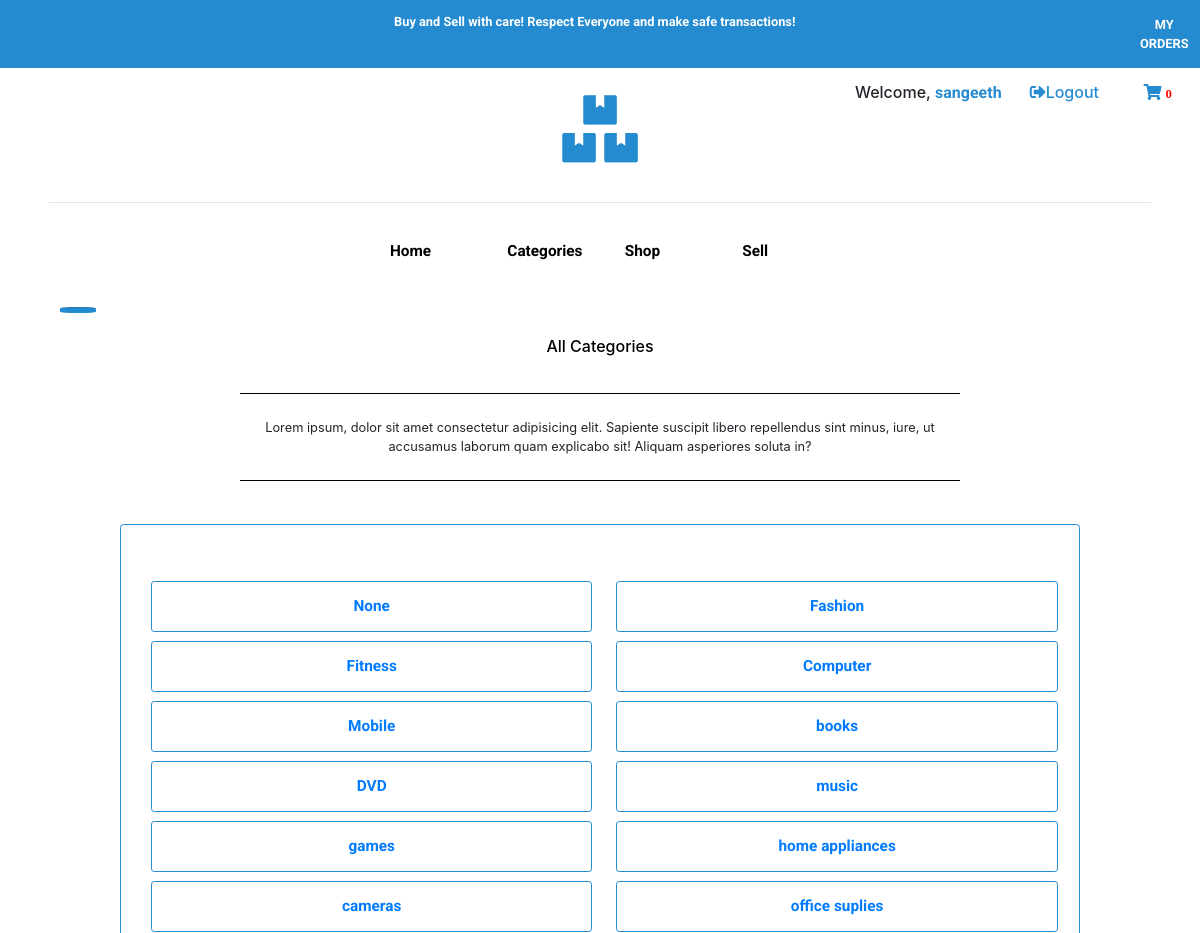
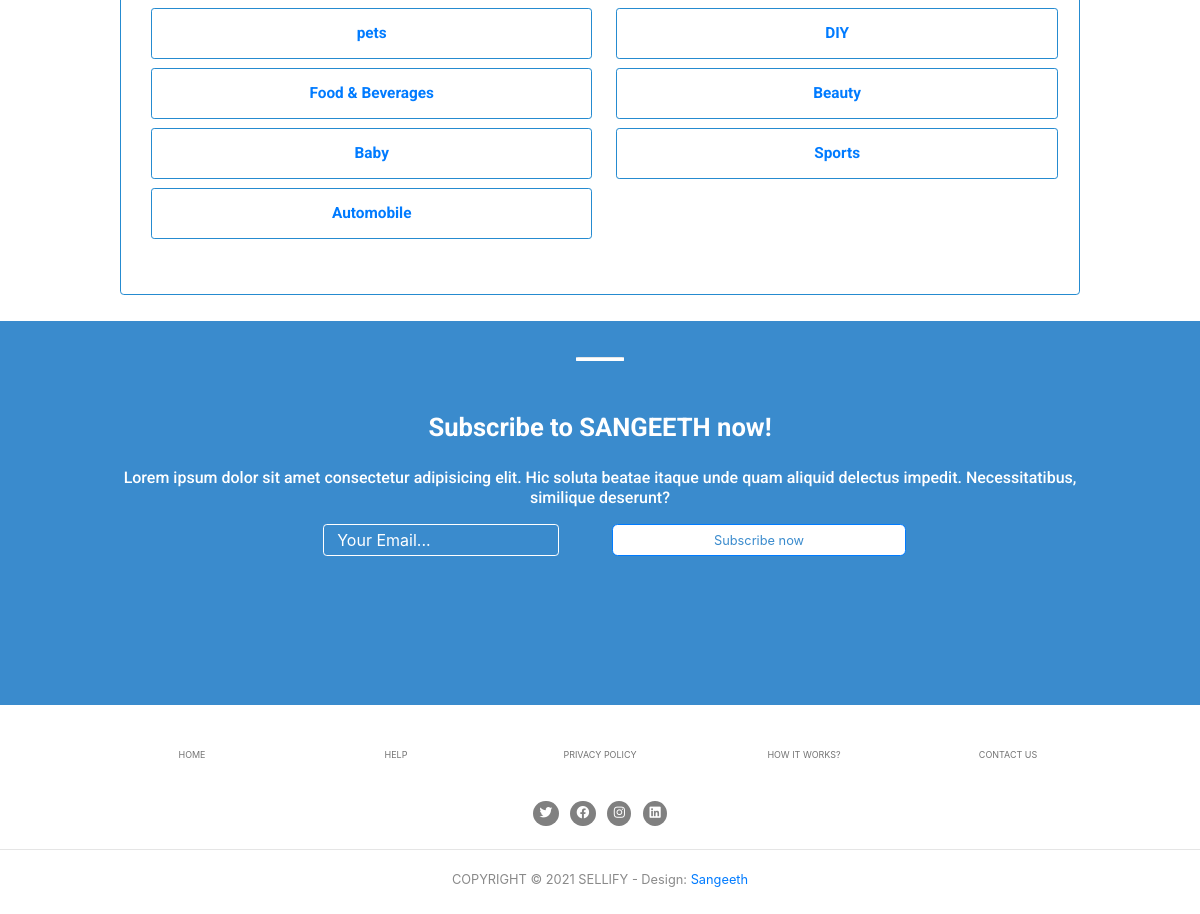
Page /categories/ (signed in) on the committed database (2 pictures, top to bottom).
### product/models.py (models this page shows, shortened)
class shop_categories(models.Model):
    id = models.AutoField(primary_key=True)
    category_name = models.CharField(max_length=50)

### homepage/views.py (the view)
# urls.py: path('categories/', views.categories , name = "categories"),
@login_required
def categories(request):
    categories = shop_categories.objects.all()
    context = {
        'categories' : categories
    }
    return render(request, 'landing/categories.html', context)

### cart/context_processors.py (called while the page is built)
def cart_count_context_processor(request):
    if request.user.is_authenticated:
        print('context processor main')
        cart_count = cart.objects.all().filter(cart_user = request.user, cart_status = "pending").count()
        return {'cart_count' : cart_count}
    else:
        print('context processor else')
        return {'cart_count' : 1}

### templates/landing/categories.html (shortened to what this page needs)
<!DOCTYPE html>
{% extends "base.html" %}
{% load static %}
{% block body %}
<br>
<div class="featured-title">
    <hr class="featured-hrline" >
    <div class="featured-header">
        <h5>All Categories </h5>
    </div>
    <div class="featured-text">
        Lorem ipsum, dolor sit amet consectetur adipisicing elit. Sapiente suscipit libero repellendus sint minus, iure, ut accusamus laborum quam explicabo sit! Aliquam asperiores soluta in?
    </div>
</div>
    <br>
    <div class="all_categories">
        <div class="jumbotron all_categories_jumbo">
            <div class="row">
                {% for cat in categories %}
                    <div class="col-lg-6">
                            <button class="btn btn-outline-primary all_categories_items"><a class="all_categories_items_link" href="{% url 'product:shop_product_category' cat.id %}"> {{ cat.category_name }} </a></button>
                    </div>
                {% endfor %}
            </div>
        </div>
    </div>
{% endblock %}

### templates/base.html (shortened to what this page needs)
<!DOCTYPE html>
{% load static %}
<html lang="en">
<head>
    <link rel="stylesheet" href="https://stackpath.bootstrapcdn.com/bootstrap/4.1.3/css/bootstrap.min.css">
    <link rel="stylesheet" href="{% static 'css/base.css' %}">
</head>
<body>
<div class="row nav">
    {% if user.is_authenticated %}
        <div class="col-lg-11 nav-infobar">
            <p class="nav-infobar-text">Buy and Sell with care! Respect Everyone and make safe transactions!</p>
        </div>
        <div class="col-lg-1 nav-infobar">
            <a href="{% url 'cart:view_orders' %}" style="text-decoration: none !important;"><p class="nav-infobar-text orders" >MY ORDERS</p></a>
        </div>
    {% else %}
        <div class="col-lg-12 nav-infobar">
            <p class="nav-infobar-text">Buy and Sell with care! Respect Everyone and make safe transactions!</p>
        </div>
    {% endif %}
    <div class="authentication">
        {% if user.is_authenticated %}
            <h5 class="welcomeuser"> Welcome, <span style="color: rgb(37, 139, 208); font-family: 'Roboto', sans-serif;font-weight: bold;">{{user.username}}</span><a href="{% url 'registration:signout' %}" class="logout"><i class="fas fa-sign-out-alt"></i>Logout</a> <span class="cart-icon-span"><a class="cart-link" href="{% url 'cart:cart_home'%}"><i class="fas fa-shopping-cart cart-icon"> <span class="cart-count" > {{cart_count}} </span> </span></i></a></h5>
        {% endif %}
    </div>
    <div class="nav-logo">
        <h3><a href="/"><i class="fas fa-3x fa-boxes nav-logo-image"></i></a></h3><br>
    </div>
    <hr class="logo-hr">
    <div class="col-lg-12">
        <nav class="navbar navbar-expand-lg navs">
                <div class="row nav-items-row">
                    <div class="col-lg-3">
                        <li class="nav-item active">
                            <a class="nav-link" href="/"> Home <span class="sr-only">(current)</span></a>
                        </li>
                    </div>
                    <div class="col-lg-3">
                        <li class="nav-item">
                            <a class="nav-link" href="{% url 'homepage:categories' %}">Categories</a>
                        </li>
                    </div>
                    <div class="col-lg-3">
                        <li class="nav-item">
                            <a class="nav-link" href=" {% url 'product:shop' %}">Shop</a>
                        </li>
                    </div>
                    <div class="col-lg-3">
                        <li class="nav-item">
                            <a class="nav-link" href="{% url 'product:sell' %}">Sell</a>
                        </li>
                    </div>
                </div>
        </nav>
    </div>
</div>
<div class="body">
    {% block body %}
    {% endblock %}
</div>
<div class="subscribepane">
    <div class="subscontent">
        <h1><hr class="subs-hrline" ></h1>
        <h3 class="subscribe-head" >Subscribe to SANGEETH now!</h3>
        <br>
        <h5 class="subscribe-body">
            Lorem ipsum dolor sit amet consectetur adipisicing elit. Hic soluta beatae itaque unde quam aliquid delectus impedit. Necessitatibus, similique deserunt?
        </h5>
        <form action="{% url 'homepage:subscription' %}" method="post" id=subs-form>
            <div class="row subcsc " >
                <div class="col-lg-6">
                    <input type="email" class="form-control-lg subs-form-email" name="subsemail" id="subsemail" placeholder="Your Email..." required>
                </div>
                <div class="col-lg-6">
                    <button class = "btn btn-primary subs-button" id="subscribe-button" type="submit">Subscribe now</button>
                </div>
            </div>
        </form>
    </div>
</div>
<br><br>
<div class = "endicons" >
    <div class="endicons-options">
        <div class="row endicons-row">
            <div class="col-sm-1 endicons-options-cells ">
            </div>
            <div class="col-sm-2 endicons-options-cells">
                <p class="endicons-options-links-text"><a href="{% url 'homepage:home' %}" class="endicons-options-links">HOME</a></p>
            </div>
            <div class="col-sm-2 endicons-options-cells">
                <p class="endicons-options-links-text"><a href="{% url 'homepage:contactus' %}" class="endicons-options-links">HELP</a></p>
            </div>
            <div class="col-sm-2 endicons-options-cells">
                <p class="endicons-options-links-text"><a href="{% url 'homepage:privacy' %}" class="endicons-options-links">PRIVACY POLICY</a></p>
            </div>
            <div class="col-sm-2 endicons-options-cells">
                <p class="endicons-options-links-text"><a href="https://github.com/sangeeth-subramoniam/sellify" class="endicons-options-links">HOW IT WORKS?</a></p>
            </div>
            <div class="col-sm-2 endicons-options-cells">
                <p class="endicons-options-links-text"><a href="{% url 'homepage:contactus' %}" class="endicons-options-links">CONTACT US</a></p>
            </div>
            <div class="col-sm-1 endicons-options-cells">
            </div>
        </div>
    </div>
    <br>
    <div class="social">
        <div class="row">
            <div class="col-lg-4">
            </div>
            <div class="col-lg-4 social-icon-cells">
                <a href="https://twitter.com/sangeethsubram5?lang=en" target="_blank"><i class="fab fa-twitter social-icons"></i></a>
                <a href="https://www.facebook.com/sangeeth.dx.9" target="_blank"><i class="fab fa-facebook social-icons"></i></a>
                <a href="https://www.instagram.com/sangeeth_subramoniam/?hl=en" target="_blank"><i class="fab fa-instagram social-icons"></i></a>
                <a href="https://www.linkedin.com/in/sangeeth-subramoniam-358106127/?originalSubdomain=jp" target="_blank"><i class="fab fa-linkedin social-icons"></i></a>
            </div>
            <div class="col-lg-4">
            </div>
        </div>
    </div>
    <br>
    <hr>
    <br>
    <div class="copyright">
        <p>COPYRIGHT © 2021 SELLIFY - Design: <span class="designer-name"> <a href="https://www.instagram.com/sangeeth_subramoniam" target="_blank">  Sangeeth </a></span></p>
    </div>
</div>
<link rel="stylesheet" href="https://pro.fontawesome.com/releases/v5.10.0/css/all.css"/>
</body>
</html>

### static/css/base.css (style rules this page uses)
html { margin: 0%; padding: 0%; overflow-x: hidden; }
hr { margin: 0%; padding: 0%; }
.nav-infobar { background-color: rgb(37, 139, 208); position: relative; padding: 1%; }
.nav-infobar-text { font-family: 'Roboto', sans-serif; margin: 0%; margin-left: 8.33%; text-align: center; font-size: 1em; color: white; font-weight: bold; }
.orders { padding: 3px; }
.authentication { display: inline-block; width: 100%; padding: 5px; margin-bottom: -10%; z-index: 1; }
.welcomeuser { margin-right: 1%; text-align: right; }
.logout { padding: 5px; margin: 0% 2%; color: rgb(37, 139, 208); }
.cart-link { text-decoration: none !important; }
.cart-icon-span { margin-right: 1%; }
.cart-icon { color: rgb(37, 139, 208); padding: 1%; border-radius: 7%; }
.cart-count { color: red; font-size: 2vh; }
.nav-logo { padding: 0%; height: 20%; width: 20%; margin: 1% 40%; margin-bottom: 0%; padding-top: 1%; text-align: center; z-index: 2; }
.logo-hr { margin-top: 1%; padding: 1%; width: 90%; margin-left: 5%; margin-right: 5%; margin-bottom: 0%; }
.nav-logo-image { color: rgb(37, 139, 208); padding: 1%; border-radius: 10px; }
.navs { background-color: white; }
.nav-items-row { width: 40% !important; margin: 0% 30%; }
.nav-link { font-family: 'Roboto', sans-serif; font-weight: bold; font-size: 1.2em; color: black; }
.all_categories { width: 80%; margin: 1% 10%; }
.all_categories_jumbo { background-color: white; border: 1px solid rgb(37, 139, 208); }
.all_categories_items { min-height: 8vh; width: 100%; margin: 1%; padding: 0%; border: 1px solid rgb(37, 139, 208); }
.all_categories_items_link { display: inline-block; width: 100%; height: 100%; margin-top: 0%; padding: 1%; font-family: 'Roboto', sans-serif; font-weight: bold; font-size: larger; }
.featured-title { display: block; width: 100%; margin: 0% 0%; }
.featured-header { display: inline-block; margin: 1% 5%; }
.featured-text { display: inline-block; width: 60%; margin: 1% 20%; text-align: center; padding : 2% 0%; border-top: 1px solid black; border-bottom: 1px solid black; }
.featured-hrline { width: 3%; height: 0.4em; background-color: rgb(37, 139, 208); margin: 1% 5%; border-radius: 25%; }
.featured-header { display: block; text-align: center; color: black; margin: 2% 0%; }
.subscribepane { min-height: 60vh; background-color: #3a8bcd; width: 100% !important; margin: 0%; }
.subs-hrline { display: inline-block; width: 4%; height: 0.1em; background-color: white; margin: 3% 48%; border-radius: 5%; }
.subscribe-head { font-family: 'Roboto', sans-serif; font-weight: bold; font-size: 2em; text-align: center; color: white; }
.subscribe-body { width: 80%; margin: 0% 10%; font-family: 'Roboto', sans-serif; text-align: center; color: white; }
#subsemail { width: 40%; margin-top: 3%; margin-left: 55%; height: 40px; }
.subs-form-email { background-color: #3a8bcd; color: white; border: 1px solid white; }
.subs-form-email::placeholder { color: white; }
.subs-button { margin-top: 3%; width: 50%; height: 40px; background-color: white; color: #3a8bcd; padding: 1%; border-radius: 7px; }
.endicons-options-links { text-decoration: none !important; color: rgb(116, 116, 116); font-size: 0.7em; }
.endicons-options-cells { border: 2px solid white !important; text-align: center; }
.social-icon-cells { text-align: center; }
.social-icons { color: white; background-color: gray; padding: 8px; margin: 5px; border-radius: 50%; }
.copyright { text-align: center; color: rgb(138, 138, 138); }
.designer-name { color: #3a8bcd; }

### rows in the picture
shop_categories: category_name "None"
shop_categories: category_name "Fashion"
shop_categories: category_name "Fitness"
shop_categories: category_name "Computer"
shop_categories: category_name "Mobile"
shop_categories: category_name "books"
shop_categories: category_name "DVD"
shop_categories: category_name "music"
shop_categories: category_name "games"
shop_categories: category_name "home appliances"
shop_categories: category_name "cameras"
shop_categories: category_name "office suplies"
shop_categories: category_name "pets"
shop_categories: category_name "DIY"
shop_categories: category_name "Food & Beverages"
shop_categories: category_name "Beauty"
shop_categories: category_name "Baby"
shop_categories: category_name "Sports"
shop_categories: category_name "Automobile"

### other values in the picture
{{ user.username }} "sangeeth"
{{ cart_count }} "0"
